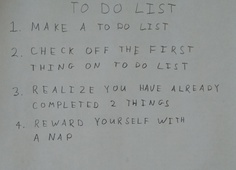
%> input picture hw3/images/01_list.jpg, 236 x 170 px, shrunk from 2270 x 1631 before the run
$ octave testFindLetters.m   (GNU Octave 9; MATLAB toolbox functions it lacks are replaced by stand-ins)
%> lines starting %> are read from the running program, lines starting %| are printed output that depends on the picture; in (x1, y1, x2, y2) boxes, pixels count from 0 and x2, y2 are one past the last pixel; in counts of white or black regions, pixels touching at a corner belong together; the program's own positions count from 1
### hw3/matlab/findLetters.m
function [lines, bw] = findLetters(im, plotting)
% [lines, BW] = findLetters(im) processes the input RGB image and returns a cell
% array 'lines' of located characters in the image, as well as a binary
% representation of the input image. The cell array 'lines' should contain one
% matrix entry for each line of text that appears in the image. Each matrix entry
% should have size Lx4, where L represents the number of letters in that line.
% Each row of the matrix should contain 4 numbers [x1, y1, x2, y2] representing
% the top-left and bottom-right position of each box. The boxes in one line should
% be sorted by x1 value.

im_gray = rgb2gray(im);
im_bw = imbinarize(im_gray, 'adaptive', 'ForegroundPolarity','dark');
im_wb = rescale(imcomplement(im_bw));
im_cc = bwconncomp(im_wb);
im_bb = regionprops(im_cc,'BoundingBox', 'ConvexArea');

if plotting
    imshow(im_bw);
    hold on
    h = gca;
    h.Visible = 'On';
end

num_lines = 0;
line_positions = [];
box_heights = [];
tmp_lines = {};

for i = 1:length(im_bb)
    if im_bb(i).ConvexArea > 1000
        if plotting
            rectangle('Position',im_bb(i).BoundingBox, 'EdgeColor','r');
        end
        box = round(im_bb(i).BoundingBox);
        placed = 0;
        for j = 1:num_lines
            if abs(box(2) - line_positions(j)) < box_heights
                tmp_lines{j} = [tmp_lines{j} ; box];
                line_positions(j) = mean(tmp_lines{j}(:, 2));
                box_heights(j) = mean(tmp_lines{j}(:, 4));
                placed = 1;
            end
        end
        if ~placed
            tmp_lines{num_lines + 1} = box;
            num_lines = num_lines + 1;
            line_positions = [line_positions box(2)];
            box_heights = [box_heights box(4)];
        end
    end
end

bw = im_bw;

[~, ind] = mink(line_positions, num_lines);

for i = 1:num_lines
    lines{i} = tmp_lines{ind(i)};
end

end

### hw3/matlab/testFindLetters.m
% Your code here.
im1 = imread('../images/01_list.jpg');
%> im1 is the input picture: size 170x236x3 uint8; mean R, G, B 146.6, 150.1, 148.9
im2 = imread('../images/02_letters.jpg');
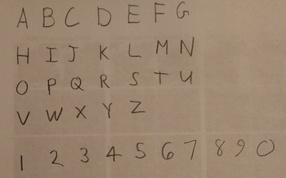
%> input picture hw3/images/02_letters.jpg, 286 x 178 px, shrunk from 2743 x 1712 before the run
%> im2 is the input picture: size 178x286x3 uint8; mean R, G, B 154.2, 132.5, 111.1
im3 = imread('../images/03_haiku.jpg');
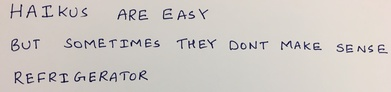
%> input picture hw3/images/03_haiku.jpg, 391 x 92 px, shrunk from 3753 x 880 before the run
%> im3 is the input picture: size 92x391x3 uint8; mean R, G, B 206.8, 201.2, 196.8
im4 = imread('../images/04_deep.jpg');
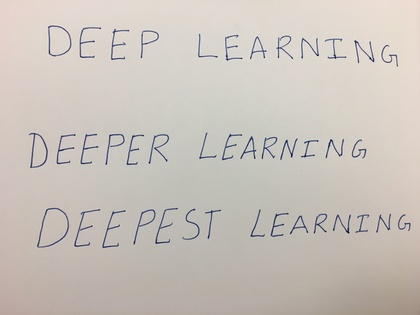
%> input picture hw3/images/04_deep.jpg, 420 x 315 px, shrunk from 4032 x 3024 before the run
%> im4 is the input picture: size 315x420x3 uint8; mean R, G, B 201.5, 194.6, 187.6

[lines, bw] = findLetters(im1, 0);
%> in findLetters, `im_bw = imbinarize(im_gray, 'adaptive', 'ForegroundPolarity','dark');`:
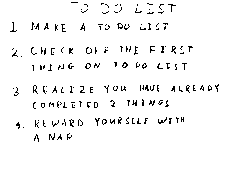
%> im_bw: size 170x236 logical; 96.2% white; black in thin lines or dots, all inside (x1, y1, x2, y2) = (10, 2, 219, 142)
%> in findLetters, `im_cc = bwconncomp(im_wb);`: im_cc = 155 connected components
%> in findLetters, `im_bb = regionprops(im_cc,'BoundingBox', 'ConvexArea');`: im_bb = 155 regions; largest, box (x1, y1, x2, y2) and ConvexArea: (10, 22, 17, 32) 46, (168, 4, 176, 12) 36, (158, 117, 167, 124) 43, (52, 120, 59, 127) 34, (31, 47, 37, 55) 34
%> after the loop in findLetters, `for i = 1:length(im_bb)`: num_lines = 0; tmp_lines = {}
%> the run ends on the next line
